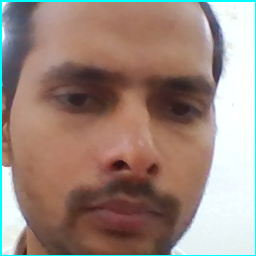
#> input picture uploads/img75.png, 256 x 256 px, given in place of the camera
$ jupyter execute notebook.ipynb
#> lines starting #> are read from the running program, lines starting #| are printed output that depends on the picture; after the words box and inside, x2 and y2 are one past the last pixel; in counts of white or black regions, pixels touching at a corner belong together
[cell 1]
import cv2
import os
from matplotlib import pyplot as plt
import numpy as np
from sklearn.linear_model import LogisticRegression

[cell 2]
vdo=cv2.VideoCapture(0)
model=cv2.CascadeClassifier(cv2.data.haarcascades + 'haarcascade_frontalface_default.xml')
i=1
while True:
    reg,img= vdo.read()
#> img is the input picture: shape (256, 256, 3); mean B, G, R 126.2, 135.7, 156.6
    if reg==False:
        break
    cv2.putText(img,'press c for quit',(10,20),cv2.FONT_HERSHEY_PLAIN,2,(255,150,200))
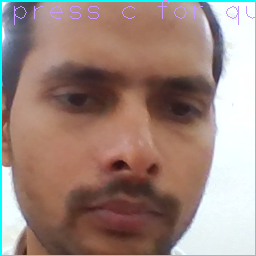
#> img: shape (256, 256, 3); 0.55% of pixels changed, all inside (x1, y1, x2, y2) = (14, 0, 256, 25)
    gray=cv2.cvtColor(img,cv2.COLOR_BGR2GRAY)
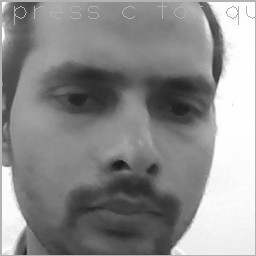
#> gray: shape (256, 256); min 25, max 255, mean 141
    faces=model.detectMultiScale(gray,scaleFactor=1.2,minNeighbors=5,minSize=(90,90))
#> faces = ()

    for x,y,w,h in faces:
        cv2.rectangle(img,(x,y),(x+w,y+h),(255,255),2)
        face=img[y:y+h,x:x+w]
        cv2.imwrite(f'image3/img{i}.png',face)
        i+=1
#> this loop made 0 passes
#> after the loop, i = 1
    cv2.imshow('vdo',img)
    key=cv2.waitKey(25)
#> (key Esc is pressed here)
    if key==ord('c'):
        break

cv2.destroyAllWindows()
vdo.release()
